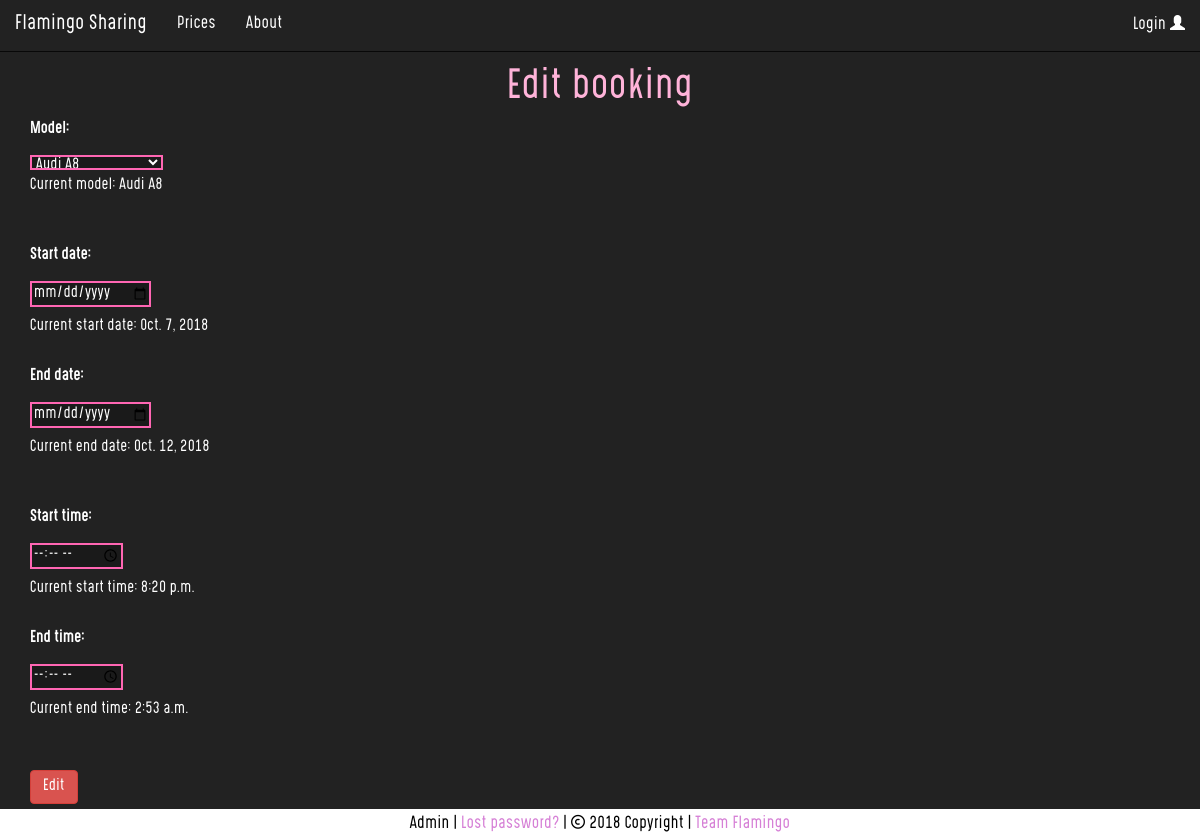
Screenshot of /edit/1 with the database file from the repository.
### accounts/models.py (models this page shows, shortened)
class Car(models.Model):
    car_id = models.IntegerField("Car", primary_key=True)
    car_name = models.CharField("Model", max_length=50, null=True, blank=True)
    image = models.CharField(max_length=50, null=True, blank=True)
    description = models.TextField(null=True, blank=True)
    price = models.IntegerField(null=True, blank=True)
    lat = models.CharField(max_length=50, null=True, blank=True)
    lng = models.CharField(max_length=50, null=True, blank=True)
    icon = models.IntegerField("Icon Tier", null=True, blank=True)
    def __str__(self):
        return self.car_name

class Booking(models.Model):
    booking_id = models.AutoField("Booking", primary_key=True)
    customer = models.ForeignKey(CustomUser, on_delete=models.CASCADE, verbose_name="Customer")
    book_start_date = models.DateField("Start date", null=True, blank=True)
    book_end_date = models.DateField("End date", null=True, blank=True)
    start_time = models.TimeField("Start time", null=True, blank=True)
    end_time = models.TimeField("End time", null=True, blank=True)
    car = models.ForeignKey(Car, on_delete=models.CASCADE, verbose_name="Cars")
    status = models.CharField("Status", max_length=20, null=True, blank=True, default="Pending")
    status_button = models.CharField(max_length=20, null=True, blank=True, default="primary")
    status_options = models.TextField(null=True, blank=True, default="Status(button): Pending (primary), Paid(success), Cancelled(danger)", max_length=20)

### accounts/views.py (the view)
# urls.py: path('edit/<int:pk>', views.EditBooking, name='edit'),
def EditBooking(request, pk):
    booking = Booking.objects.get(pk=pk)
    if request.method == "POST":
        form = BookingForm(request.POST, instance=booking)
        if form.is_valid():
            bform = form.save(commit=False)
            bform.customer = request.user
            bform.save()
            messages.success(request, 'Your booking has been update.')
            return redirect('account')
    else:
        form = BookingForm(instance=booking)
    return render(request, 'edit.html', {'form': form, 'booking' : booking})

### accounts/forms.py
class BookingForm(ModelForm):
    class Meta:
        model = Booking
        fields = ['car', 'book_start_date', 'book_end_date', 'start_time', 'end_time']

### templates/edit.html (shortened to what this page needs)
{% extends 'base.html' %}
{% block content %}
<div class="container">
  <h1 class="col text-center">Edit booking</h1>
    <form method="post">
      <p><label for="id_car">Model: </label></p>
      {{ form.car }}
      <p>Current model: {{ booking.car }}</p>
      <br><br>
      <p><label for="id_book_start_date">Start date: </label></p>
      <p><input type="date" name="book_start_date" id="id_book_start_date"></p>
      <p>Current start date: {{ booking.book_start_date }}</p>
      <br>
      <p><label for="id_book_end_date">End date: </label></p>
      <p><input type="date" name="book_end_date" id="id_book_end_date"></p>
      <p>Current end date: {{ booking.book_end_date }}</p>
      <br><br>
      <p><label for="id_start_time">Start time: </label></p>
      <p><input type="time" name="start_time" id="id_start_time"></p>
      <p>Current start time: {{ booking.start_time }}</p>
      <br>
      <p><label for="id_end_time">End time: </label></p>
      <p><input type="time" name="end_time" id="id_end_time"></p>
      <p>Current end time: {{ booking.end_time }}</p>
      <br><br>
      <button type="submit" class="btn btn-danger">Edit</button>
    </form>
</div>
{% endblock %}

### flamingo/static/css/style.css (style rules this page uses)
html, body { overflow: auto; min-height:100%; background-color: #222222; font-family: appFont; position: relative; height:100%; margin: 0; padding: 0; }
* { margin: 0; padding-bottom: 0; }
input[type=text], input[type=password], input[type=date], input[type=time], input[type=email] { color: white; border: 2px solid #ff66b3; background-color: #1a1a1a; }
option,select { color: white; border: 2px solid #ff66b3; background-color: #1a1a1a; }
h1 { color: #ffb3d9; }
p { color: white; }
#id_car { color: white; background-color: #1a1a1a; }
.container { background-color: #222222; min-height: 100%; position: relative; }

### rows the page displays
Car: car "Audi A8"
Booking: car "Audi A8", book_start_date "Oct. 7, 2018", book_end_date "Oct. 12, 2018", start_time "8:20 p.m.", end_time "2:53 a.m."
